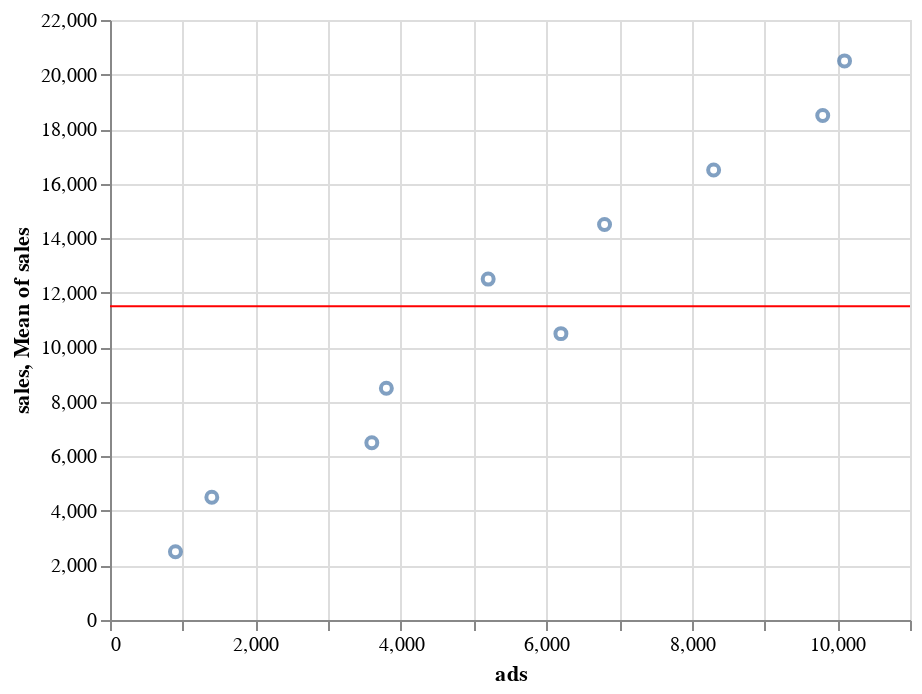

The cell this chart's notebook holds for it:
### Code cell
chart = alt.Chart(df).mark_point().encode(
    x='ads',
    y='sales'
)

line = alt.Chart(df).mark_rule(color='red').encode(
    y='mean(sales)'
)

chart + line

### Figure 1 — Vega-Lite specification as saved in the notebook (floating-point values rounded to 4 significant figures)
{"config": {"view": {"continuousWidth": 400, "continuousHeight": 300}}, "layer": [{"mark": "point", "encoding": {"x": {"field": "ads", "type": "quantitative"}, "y": {"field": "sales", "type": "quantitative"}}}, {"mark": {"type": "rule", "color": "red"}, "encoding": {"y": {"aggregate": "mean", "field": "sales", "type": "quantitative"}}}], "data": {"name": "data-0eaf75840d49d6c6a6d1bfaac7404453"}, "$schema": "https://vega.github.io/schema/vega-lite/v4.17.0.json", "datasets": {"data-0eaf75840d49d6c6a6d1bfaac7404453": [{"sales": 2500, "ads": 900, "y_pred": 2837.0, "errors_squared": 113300.0, "sales_mean": 11500.0}, {"sales": 4500, "ads": 1400, "y_pred": 3756.0, "errors_squared": 553100.0, "sales_mean": 11500.0}, {"sales": 6500, "ads": 3600, "y_pred": 7803.0, "errors_squared": 1698000.0, "sales_mean": 11500.0}, {"sales": 8500, "ads": 3800, "y_pred": 8171.0, "errors_squared": 108400.0, "sales_mean": 11500.0}, {"sales": 10500, "ads": 6200, "y_pred": 12590.0, "errors_squared": 4348000.0, "sales_mean": 11500.0}, {"sales": 12500, "ads": 5200, "y_pred": 10750.0, "errors_squared": 3077000.0, "sales_mean": 11500.0}, {"sales": 14500, "ads": 6800, "y_pred": 13690.0, "errors_squared": 658000.0, "sales_mean": 11500.0}, {"sales": 16500, "ads": 8300, "y_pred": 16450.0, "errors_squared": 2718.0, "sales_mean": 11500.0}, {"sales": 18500, "ads": 9800, "y_pred": 19210.0, "errors_squared": 499700.0, "sales_mean": 11500.0}, {"sales": 20500, "ads": 10100, "y_pred": 19760.0, "errors_squared": 549500.0, "sales_mean": 11500.0}]}}
